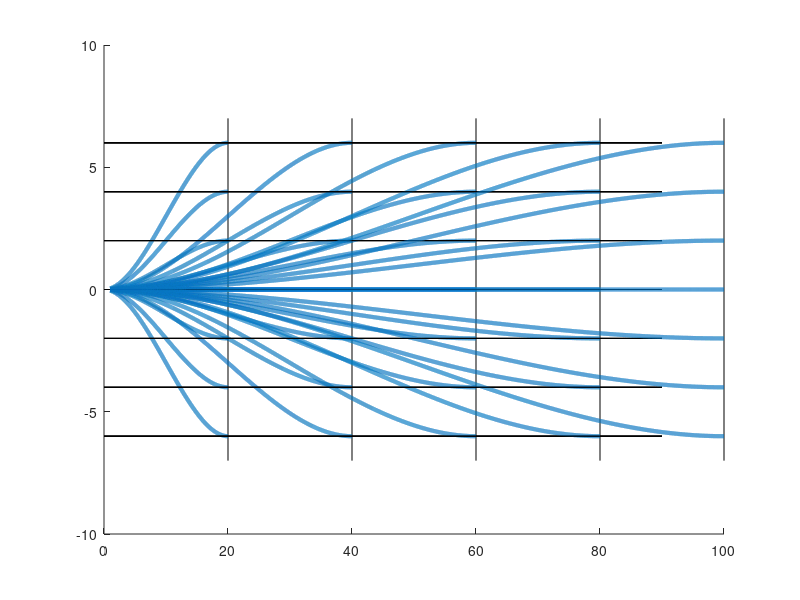

The MATLAB script that drew this image:
%% single state lattice
figure
hold on

plot([20, 20], [-7, 7], 'k')
plot([40, 40], [-7, 7], 'k')
plot([60, 60], [-7, 7], 'k')
plot([80, 80], [-7, 7], 'k')
plot([100, 100], [-7, 7], 'k')


for x2 = 20:20:100
   for y2 = -6:2:6
        x1 = 0;
        y1 = 0;
        
        plot([0, 90], [y2, y2], 'k')

%         x2 = 100;
%         y2 = 7;

        x1_dot = 0;
        x2_dot = tan(0);

        A = [x1^3   x1^2  x1 1;
             x2^3   x2^2  x2 1;
             3*x1^2 2*x1  1  0;
             3*x2^2 2*x2  1  0;
             ];

        b = [y1;y2;x1_dot;x2_dot];


        a = A\b;

        y_fun = @(x) a(1)*x.^3 + a(2)*x.^2 + a(3)*x + a(4);
        dydx_fun = @(x) 3*a(1)*x.^2 + 2*a(2)*x.^1 + a(3);

        x_pts = 1:0.01:x2;
        y_pts = y_fun(x_pts);
        h_pts = atan(dydx_fun(x_pts));  
        total_sum = 0;
        for i=2:length(x_pts)
            total_sum = total_sum + norm([x_pts(i)-x_pts(i-1), y_pts(i)-y_pts(i-1)]);
        end

        plot(x_pts, y_pts, 'Color', [0 0.4470 0.7410], 'LineWidth', 3);
%         figure
%         plot(h_pts);
   end
end